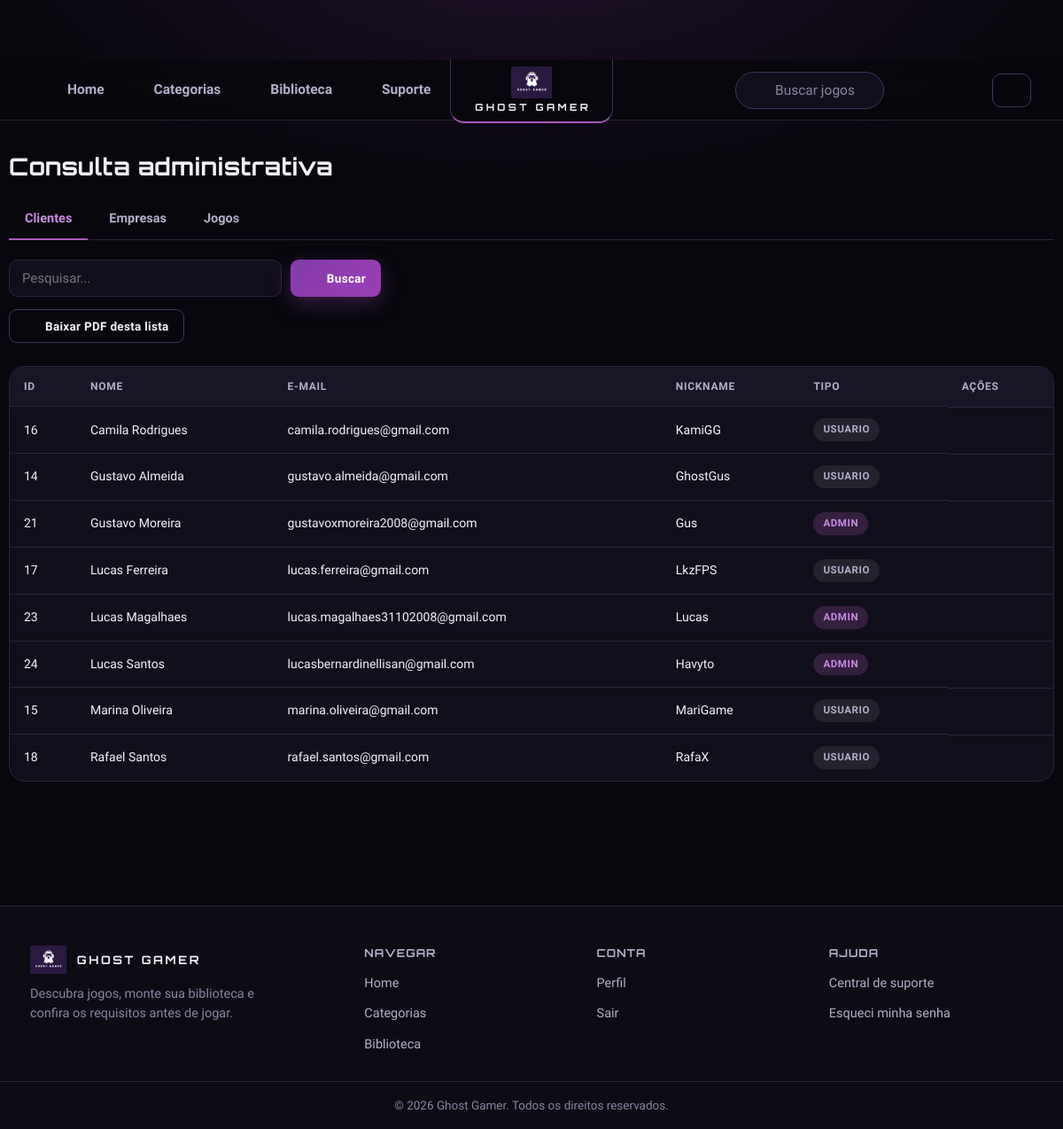
The page /XAMP/consulta.php?aba=clientes (signed in) on the database its author committed.
### tables this page shows
CREATE TABLE `clientes` (
  `id_cliente` int(11) NOT NULL,
  `cli_nome` varchar(110) DEFAULT NULL,
  `email` varchar(110) DEFAULT NULL,
  `nickname` varchar(110) DEFAULT NULL,
  `foto` varchar(255) DEFAULT NULL,
  `senha` varchar(255) DEFAULT NULL,
  `administrador` enum('usuario','admin') NOT NULL DEFAULT 'usuario',
  `token_lembrar` varchar(64) DEFAULT NULL,
  `token_lembrar_expira` datetime DEFAULT NULL,
  `token_recuperacao` varchar(6) DEFAULT NULL,
  `token_expira` datetime DEFAULT NULL,
  `tentativas_login` tinyint(3) UNSIGNED NOT NULL DEFAULT 0,
  `bloqueado_ate` datetime DEFAULT NULL
);

### XAMP/consulta.php (the view, shortened to what this page needs)
<?php
require_once __DIR__ . "/../PAGINAS/parciais/bootstrap.php";
$pdo = conectarBanco();
$aba = $_GET["aba"] ?? "clientes";
$pesquisa = trim($_GET["pesquisa"] ?? "");
$clientes = [];
if ($aba === "clientes") {
    if ($pesquisa !== "") {
        $stmt = $pdo->prepare(
            "SELECT * FROM clientes WHERE cli_nome LIKE :nome OR email LIKE :email OR nickname LIKE :nickname ORDER BY cli_nome"
        );
        $busca = "%$pesquisa%";
        $stmt->execute([
            "nome" => $busca,
            "email" => $busca,
            "nickname" => $busca
        ]);
    } else {
        $stmt = $pdo->query("SELECT * FROM clientes ORDER BY cli_nome");
    }
    $clientes = $stmt->fetchAll();
}
?>
<!DOCTYPE html>
<html lang="pt-br">
<head>
    <link rel="stylesheet" href="../ASSETS/CSS/global.css">
    <link rel="stylesheet" href="../ASSETS/CSS/admin.css">
</head>
<body>
    <?php include __DIR__ . "/../PAGINAS/parciais/nav.php"; ?>
    <main class="container admin-page">
        <h1>Consulta administrativa</h1>
        <nav class="admin-abas">
            <a href="?aba=clientes" class="<?= $aba === 'clientes' ? 'ativo' : '' ?>">Clientes</a>
            <a href="?aba=empresas" class="<?= $aba === 'empresas' ? 'ativo' : '' ?>">Empresas</a>
            <a href="?aba=jogos" class="<?= $aba === 'jogos' ? 'ativo' : '' ?>">Jogos</a>
        </nav>
        <form class="admin-busca" method="get">
            <input type="text" name="pesquisa" placeholder="Pesquisar..." value="<?= htmlspecialchars($pesquisa) ?>">
            <button type="submit" class="btn btn-primary btn-sm"><?= icone('buscar', 16) ?> Buscar</button>
        </form>
        <form action="gerarPDF.php" method="post" target="_blank" class="admin-pdf-form">
            <button type="submit" class="btn btn-outline btn-sm"><?= icone('download', 16) ?> Baixar PDF desta lista</button>
        </form>
        <?php if ($aba === "clientes"): ?>
            <div class="admin-tabela-wrap">
                <table class="admin-tabela">
                    <thead>
                        <tr>
                            <th>ID</th><th>Nome</th><th>E-mail</th><th>Nickname</th><th>Tipo</th><th>Ações</th>
                        </tr>
                    </thead>
                    <tbody>
                        <?php foreach ($clientes as $c): ?>
                            <tr>
                                <td><?= (int) $c["id_cliente"] ?></td>
                                <td><?= htmlspecialchars($c["cli_nome"]) ?></td>
                                <td><?= htmlspecialchars($c["email"]) ?></td>
                                <td><?= htmlspecialchars($c["nickname"]) ?></td>
                                <td><span class="badge <?= $c["administrador"] === "admin" ? "badge-admin" : "badge-usuario" ?>"><?= htmlspecialchars($c["administrador"]) ?></span></td>
                                <td class="admin-acoes">
                                    <a href="alteraCliente.php?id=<?= (int) $c["id_cliente"] ?>"><?= icone('editar', 16) ?></a>
                                    <form method="post" action="exclui.php" onsubmit="return confirm('Excluir este cliente? Esta ação não pode ser desfeita.');">
                                        <button type="submit" class="admin-btn-excluir"><?= icone('fechar', 16) ?></button>
                                    </form>
                                </td>
                            </tr>
                        <?php endforeach; ?>
                    </tbody>
                </table>
            </div>
        <?php endif; ?>
    </main>
    <?php include __DIR__ . "/../PAGINAS/parciais/footer.php"; ?>
</body>
</html>

### PAGINAS/parciais/icones.php (shortened to what this page needs)
<?php
function icone(string $nome, int $tamanho = 20): string
{
    $conteudo = $caminhos[$nome] ?? $caminhos["alerta"];
    return '<svg class="icone" width="' . $tamanho . '" height="' . $tamanho . '" viewBox="0 0 24 24" '
         . 'fill="none" stroke="currentColor" stroke-width="1.8" stroke-linecap="round" stroke-linejoin="round" aria-hidden="true">'
         . $conteudo . '</svg>';
}

### ASSETS/CSS/global.css (style rules this page uses)
:root { --gg-bg: #08070d; --gg-bg-elevado: #0d0b14; --gg-card: #120f1c; --gg-card-2: #191526; --gg-card-3: #221c33; --gg-borda: #2a2440; --gg-borda-forte: #3d3560; --gg-roxo: #ab58bc; --gg-roxo-esc: #843ba9; --gg-roxo-prof: #86269e; --gg-roxo-vivo: #b653cd; --gg-roxo-btn: #9a3fb5; --gg-roxo-claro: #c98be0; --gg-texto: #f4f2f9; --gg-texto-2: #b4aeca; --gg-texto-3: #8a84a3; --gg-ok: #34d399; --gg-erro: #f87171; --gg-aviso: #fbbf24; --gg-fonte-titulo: 'Orbitron', 'Segoe UI', 'Trebuchet MS', sans-serif; --gg-fonte: 'Rajdhani', 'Segoe UI', Arial, sans-serif; --gg-raio: 14px; --gg-raio-sm: 10px; --gg-raio-lg: 18px; --gg-sombra: 0 12px 32px rgba(0, 0, 0, 0.45); --gg-capa-fundo: linear-gradient(160deg, #2a1740 0%, #0d0a16 100%); --gg-altura-header: 68px; --bg-0: var(--gg-bg); --bg-1: var(--gg-card); --bg-2: var(--gg-card-2); --bg-3: var(--gg-card-3); --border: var(--gg-borda); --accent: var(--gg-roxo); --accent-2: var(--gg-roxo-claro); --accent-grad: linear-gradient(135deg, var(--gg-roxo-esc), var(--gg-roxo-btn)); --danger: var(--gg-erro); --success: var(--gg-ok); --text-0: var(--gg-texto); --text-1: var(--gg-texto-2); --text-2: var(--gg-texto-3); --radius-sm: var(--gg-raio-sm); --radius: var(--gg-raio); --radius-lg: var(--gg-raio-lg); --shadow-glow: 0 16px 36px rgba(0, 0, 0, 0.5), 0 0 0 1px rgba(171, 88, 188, 0.3); --topbar-h: var(--gg-altura-header); --sidebar-w: 300px; --font-display: var(--gg-fonte-titulo); --font-body: var(--gg-fonte); }
* { margin: 0; padding: 0; box-sizing: border-box; }
html { scroll-behavior: smooth; -webkit-text-size-adjust: 100%; }
body { font-family: var(--font-body); font-size: 17px; font-weight: 500; background: radial-gradient(900px 420px at 50% -80px, rgba(132, 59, 169, 0.20), transparent 70%), var(--bg-0); color: var(--text-0); min-height: 100vh; padding-top: var(--topbar-h); line-height: 1.55; }
a { text-decoration: none; color: inherit; }
h1, h2, h3, h4 { font-family: var(--font-display); letter-spacing: 0.01em; line-height: 1.2; }
.container { max-width: 1180px; margin: 0 auto; padding: 0 24px; }
.menu a .icone { color: var(--text-2); transition: 0.2s; flex-shrink: 0; }
.btn { display: inline-flex; align-items: center; justify-content: center; gap: 8px; min-height: 46px; padding: 12px 22px; border-radius: var(--radius-sm); border: 1px solid var(--gg-borda-forte); background: var(--bg-2); color: var(--text-0); font-family: var(--font-body); font-weight: 700; font-size: 15px; letter-spacing: 0.3px; cursor: pointer; transition: 0.2s; }
.btn .icone { flex-shrink: 0; }
.btn-primary { color: #fff; background: var(--accent-grad); border-color: transparent; box-shadow: 0 8px 22px rgba(132, 59, 169, 0.35); }
.btn-outline { background: transparent; border: 1px solid var(--gg-borda-forte); color: var(--text-0); }
.btn-sm { min-height: 38px; padding: 8px 16px; font-size: 13.5px; border-radius: 9px; }
.badge { display: inline-flex; align-items: center; gap: 6px; padding: 4px 11px; border-radius: 999px; font-size: 11.5px; font-weight: 700; letter-spacing: 0.05em; text-transform: uppercase; color: #fff; background: var(--gg-roxo-esc); }
.badge-admin { background: rgba(171, 88, 188, 0.22); color: var(--gg-roxo-claro); }
.badge-usuario { background: rgba(255, 255, 255, 0.08); color: var(--text-1); }
.icone { vertical-align: -4px; flex-shrink: 0; }

### rows shown on the page
clientes: id_cliente "16", cli_nome "Camila Rodrigues", email "camila.rodrigues@gmail.com", nickname "KamiGG", administrador "USUARIO"
clientes: id_cliente "14", cli_nome "Gustavo Almeida", email "gustavo.almeida@gmail.com", nickname "GhostGus", administrador "USUARIO"
clientes: id_cliente "21", cli_nome "Gustavo Moreira", email "gustavoxmoreira2008@gmail.com", nickname "Gus", administrador "ADMIN"
clientes: id_cliente "17", cli_nome "Lucas Ferreira", email "lucas.ferreira@gmail.com", nickname "LkzFPS", administrador "USUARIO"
clientes: id_cliente "23", cli_nome "Lucas Magalhaes", email "lucas.magalhaes31102008@gmail.com", nickname "Lucas", administrador "ADMIN"
clientes: id_cliente "24", cli_nome "Lucas Santos", email "lucasbernardinellisan@gmail.com", nickname "Havyto", administrador "ADMIN"
clientes: id_cliente "15", cli_nome "Marina Oliveira", email "marina.oliveira@gmail.com", nickname "MariGame", administrador "USUARIO"
clientes: id_cliente "18", cli_nome "Rafael Santos", email "rafael.santos@gmail.com", nickname "RafaX", administrador "USUARIO"
